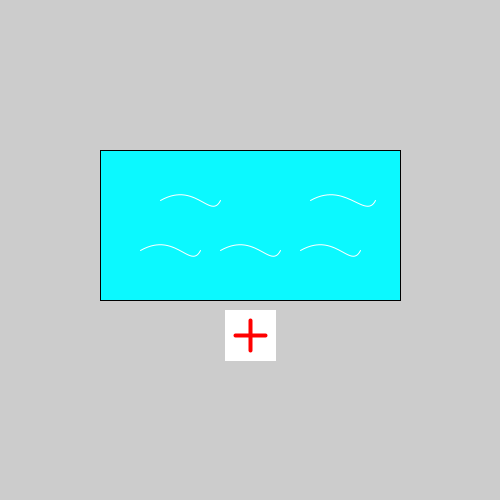
Frame 1 (no input)
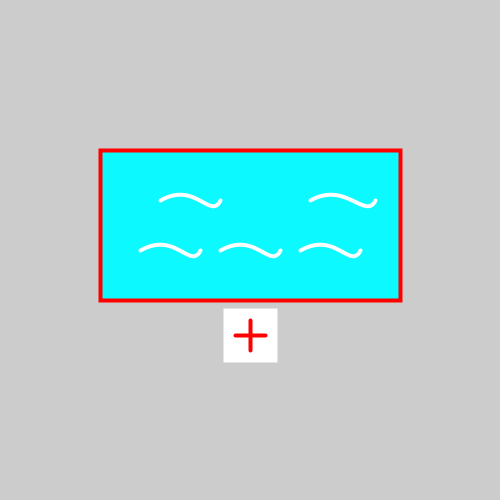
Frame 60 (the mouse pressed at the canvas centre just before this capture)
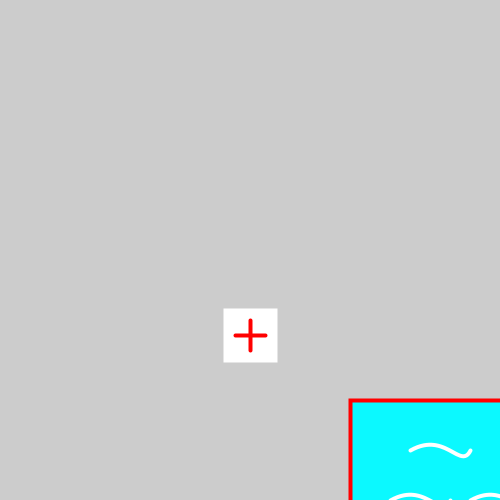
Frame 120 (the mouse held since frame 60 and released just before this capture)

The Processing sketch that drew these frames (run headless with seeded random() and noise(); from frame 60 on, the mouse is pressed at the canvas centre):

// Processing sketch: processing_32349
// ── processing_32349.pde

void setup(){
size(500, 500);
}

void draw(){
  background(204);
fill(11, 249, 255);
//if(keyPressed){
rect(100+mouseX, 150+mouseY, 300, 150);

stroke(255);
bezier(160+mouseX, 200+mouseY, 195+mouseX, 180+mouseY, 210+mouseX, 220+mouseY, 220+mouseX, 200+mouseY);
bezier(310+mouseX, 200+mouseY, 345+mouseX, 180+mouseY, 365+mouseX, 220+mouseY, 375+mouseX, 200+mouseY);
bezier(140+mouseX, 250+mouseY, 175+mouseX, 230+mouseY, 190+mouseX, 270+mouseY, 200+mouseX, 250+mouseY);
bezier(220+mouseX, 250+mouseY, 255+mouseX, 230+mouseY, 270+mouseX, 270+mouseY, 280+mouseX, 250+mouseY);
bezier(300+mouseX, 250+mouseY, 335+mouseX, 230+mouseY, 350+mouseX, 270+mouseY, 360+mouseX, 250+mouseY);
//}
fill(255, 255, 255);
rect(225, 310, 50, 50);
stroke(255, 0, 0);
strokeWeight(4);
line(250, 320, 250, 350);
line(235, 335, 265, 335);

//save("pool2.jpg");
}
